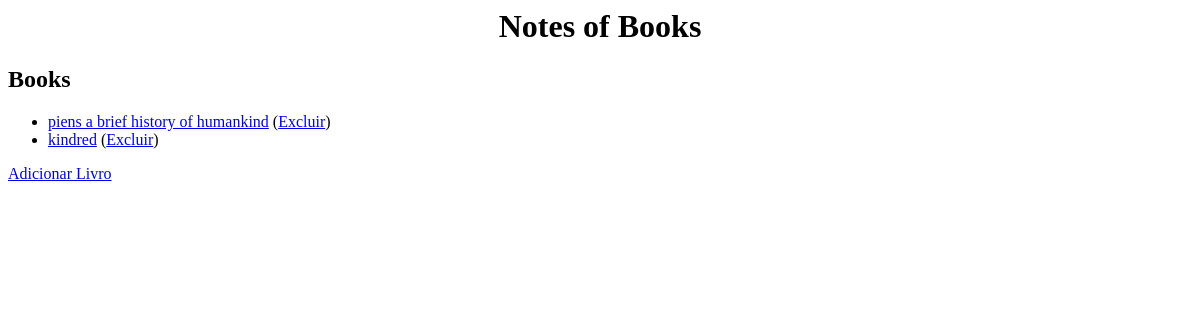
Before: / with the older database file.
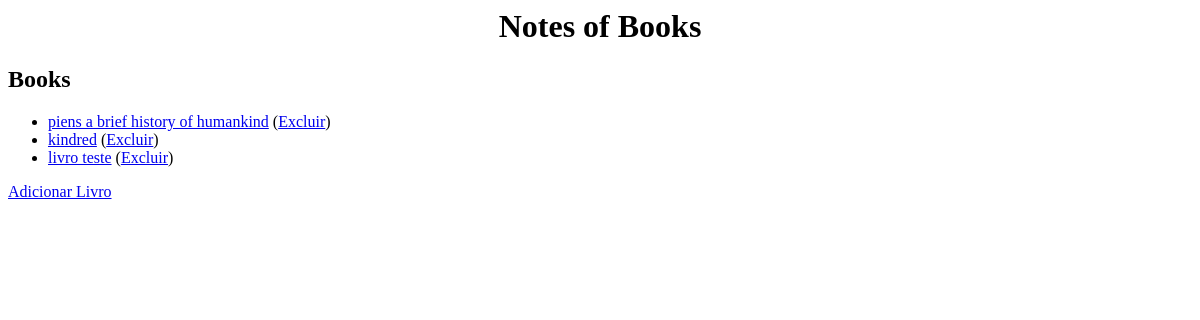
After: the same page with the newer database file.
### tables this page shows
CREATE TABLE books (
            id INTEGER PRIMARY KEY AUTOINCREMENT,
            title TEXT NOT NULL
        );

### app.py (the view)
@app.route("/")
def index():
    conn = sqlite3.connect("notes.db")
    cursor = conn.cursor()
    cursor.execute("SELECT id, title FROM books")
    books = cursor.fetchall()
    conn.close()
    return render_template("index.html", books=books)

### templates/index.html
<center><h1>Notes of Books</h1></center>
<h2>Books</h2>
<ul>
    {% for book in books %}
        <li><a href="/book/{{ book[0] }}">{{ book[1] }}</a> (<a href="/book/{{ book[0] }}/delete">Excluir</a>)</li>
    {% endfor %}
</ul>
<a href="/add_book">Adicionar Livro</a>

Changed rows visible on the page:
added books: title "livro teste"
